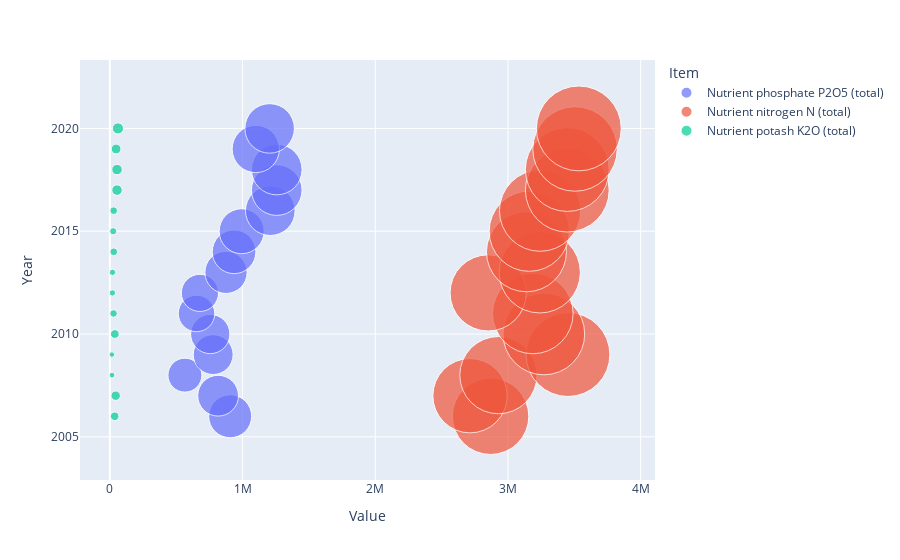

Notebook cell for this chart:
### Code cell
from matplotlib.pyplot import ylim


px.scatter(df_fur_clean.query('Year>2005'), x="Value", y="Year",
	         size="Value", color="Item",
                 hover_name="Item", size_max=60)

### Figure 1 — Plotly figure (JSON) as saved in the notebook; plotly's stock layout.template omitted (floating-point values rounded to 4 significant figures)
{"data": [{"hovertemplate": "<b>%{hovertext}</b><br><br>Item=Nutrient phosphate P2O5 (total)<br>Value=%{marker.size}<br>Year=%{y}<extra></extra>", "hovertext": ["Nutrient phosphate P2O5 (total)", "Nutrient phosphate P2O5 (total)", "Nutrient phosphate P2O5 (total)", "Nutrient phosphate P2O5 (total)", "Nutrient phosphate P2O5 (total)", "Nutrient phosphate P2O5 (total)", "Nutrient phosphate P2O5 (total)", "Nutrient phosphate P2O5 (total)", "Nutrient phosphate P2O5 (total)", "Nutrient phosphate P2O5 (total)", "Nutrient phosphate P2O5 (total)", "Nutrient phosphate P2O5 (total)", "Nutrient phosphate P2O5 (total)", "Nutrient phosphate P2O5 (total)", "Nutrient phosphate P2O5 (total)"], "legendgroup": "Nutrient phosphate P2O5 (total)", "marker": {"color": "#636efa", "size": [906749, 816044, 565675, 778714, 756700, 653181, 678840, 875452, 936148, 993338, 1209145, 1257773, 1257773, 1099707, 1204060], "sizemode": "area", "sizeref": 981.6, "symbol": "circle"}, "mode": "markers", "name": "Nutrient phosphate P2O5 (total)", "orientation": "v", "showlegend": true, "type": "scatter", "x": [906749, 816044, 565675, 778714, 756700, 653181, 678840, 875452, 936148, 993338, 1209145, 1257773, 1257773, 1099707, 1204060], "xaxis": "x", "y": [2006, 2007, 2008, 2009, 2010, 2011, 2012, 2013, 2014, 2015, 2016, 2017, 2018, 2019, 2020], "yaxis": "y"}, {"hovertemplate": "<b>%{hovertext}</b><br><br>Item=Nutrient nitrogen N (total)<br>Value=%{marker.size}<br>Year=%{y}<extra></extra>", "hovertext": ["Nutrient nitrogen N (total)", "Nutrient nitrogen N (total)", "Nutrient nitrogen N (total)", "Nutrient nitrogen N (total)", "Nutrient nitrogen N (total)", "Nutrient nitrogen N (total)", "Nutrient nitrogen N (total)", "Nutrient nitrogen N (total)", "Nutrient nitrogen N (total)", "Nutrient nitrogen N (total)", "Nutrient nitrogen N (total)", "Nutrient nitrogen N (total)", "Nutrient nitrogen N (total)", "Nutrient nitrogen N (total)", "Nutrient nitrogen N (total)"], "legendgroup": "Nutrient nitrogen N (total)", "marker": {"color": "#EF553B", "size": [2868984, 2714053, 2928057, 3451900, 3270531, 3187339, 2850771, 3239557, 3139263, 3160507, 3241907, 3446922, 3446922, 3505356, 3533784], "sizemode": "area", "sizeref": 981.6, "symbol": "circle"}, "mode": "markers", "name": "Nutrient nitrogen N (total)", "orientation": "v", "showlegend": true, "type": "scatter", "x": [2868984, 2714053, 2928057, 3451900, 3270531, 3187339, 2850771, 3239557, 3139263, 3160507, 3241907, 3446922, 3446922, 3505356, 3533784], "xaxis": "x", "y": [2006, 2007, 2008, 2009, 2010, 2011, 2012, 2013, 2014, 2015, 2016, 2017, 2018, 2019, 2020], "yaxis": "y"}, {"hovertemplate": "<b>%{hovertext}</b><br><br>Item=Nutrient potash K2O (total)<br>Value=%{marker.size}<br>Year=%{y}<extra></extra>", "hovertext": ["Nutrient potash K2O (total)", "Nutrient potash K2O (total)", "Nutrient potash K2O (total)", "Nutrient potash K2O (total)", "Nutrient potash K2O (total)", "Nutrient potash K2O (total)", "Nutrient potash K2O (total)", "Nutrient potash K2O (total)", "Nutrient potash K2O (total)", "Nutrient potash K2O (total)", "Nutrient potash K2O (total)", "Nutrient potash K2O (total)", "Nutrient potash K2O (total)", "Nutrient potash K2O (total)", "Nutrient potash K2O (total)"], "legendgroup": "Nutrient potash K2O (total)", "marker": {"color": "#00cc96", "size": [36408, 43924, 16564, 15499, 37545, 28013, 19427, 19849, 29549, 25291, 28954, 54173, 54173, 47260, 60973], "sizemode": "area", "sizeref": 981.6, "symbol": "circle"}, "mode": "markers", "name": "Nutrient potash K2O (total)", "orientation": "v", "showlegend": true, "type": "scatter", "x": [36408, 43924, 16564, 15499, 37545, 28013, 19427, 19849, 29549, 25291, 28954, 54173, 54173, 47260, 60973], "xaxis": "x", "y": [2006, 2007, 2008, 2009, 2010, 2011, 2012, 2013, 2014, 2015, 2016, 2017, 2018, 2019, 2020], "yaxis": "y"}], "layout": {"legend": {"itemsizing": "constant", "title": {"text": "Item"}, "tracegroupgap": 0}, "margin": {"t": 60}, "xaxis": {"anchor": "y", "domain": [0, 1], "title": {"text": "Value"}}, "yaxis": {"anchor": "x", "domain": [0, 1], "title": {"text": "Year"}}}}
